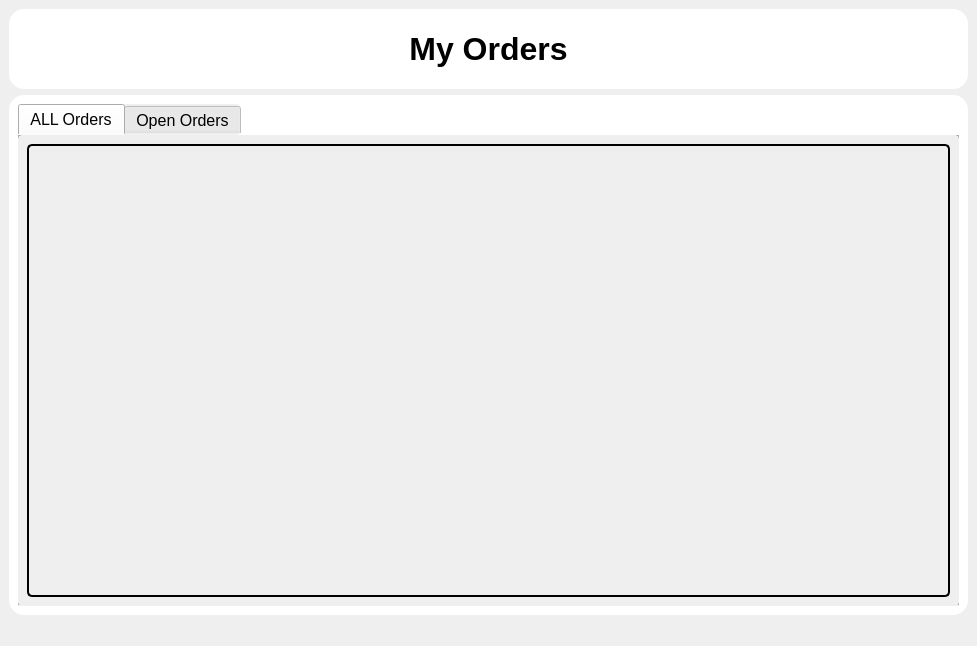
<?xml version="1.0" encoding="UTF-8"?>
<ui version="4.0">
 <class>myOrders</class>
 <widget class="QMainWindow" name="myOrders">
  <property name="geometry">
   <rect>
    <x>0</x>
    <y>0</y>
    <width>977</width>
    <height>646</height>
   </rect>
  </property>
  <property name="windowTitle">
   <string>MainWindow</string>
  </property>
  <property name="styleSheet">
   <string notr="true">background-color: rgb(239, 239, 239);</string>
  </property>
  <widget class="QWidget" name="centralwidget">
   <layout class="QVBoxLayout" name="verticalLayout">
    <item>
     <widget class="QLabel" name="label">
      <property name="minimumSize">
       <size>
        <width>0</width>
        <height>70</height>
       </size>
      </property>
      <property name="maximumSize">
       <size>
        <width>16777215</width>
        <height>80</height>
       </size>
      </property>
      <property name="font">
       <font>
        <pointsize>24</pointsize>
        <bold>true</bold>
       </font>
      </property>
      <property name="styleSheet">
       <string notr="true">QLabel{
	color: rgb(0, 0, 0);
	border-radius : 15px;
	background-color: white;
}</string>
      </property>
      <property name="text">
       <string>My Orders</string>
      </property>
      <property name="alignment">
       <set>Qt::AlignCenter</set>
      </property>
     </widget>
    </item>
    <item>
     <widget class="QFrame" name="frame">
      <property name="styleSheet">
       <string notr="true">QFrame{
	color: rgb(0, 0, 0);
	border-radius : 15px;
	background-color:  white;
}</string>
      </property>
      <property name="frameShape">
       <enum>QFrame::StyledPanel</enum>
      </property>
      <property name="frameShadow">
       <enum>QFrame::Raised</enum>
      </property>
      <layout class="QHBoxLayout" name="horizontalLayout">
       <item>
        <widget class="QTabWidget" name="myOrdersTabWidget">
         <property name="sizePolicy">
          <sizepolicy hsizetype="Preferred" vsizetype="Preferred">
           <horstretch>0</horstretch>
           <verstretch>0</verstretch>
          </sizepolicy>
         </property>
         <property name="font">
          <font>
           <pointsize>12</pointsize>
           <bold>false</bold>
          </font>
         </property>
         <property name="styleSheet">
          <string notr="true">QWidget{
	border-radius : 5px;
	background-color: rgb(239, 239, 239);
	color: rgb(0, 0, 0);
}
QWidget::selection{
	color: rgb(170, 255, 127);
}</string>
         </property>
         <property name="tabPosition">
          <enum>QTabWidget::North</enum>
         </property>
         <property name="tabShape">
          <enum>QTabWidget::Rounded</enum>
         </property>
         <property name="currentIndex">
          <number>0</number>
         </property>
         <widget class="QWidget" name="allOrdersWidget">
          <attribute name="title">
           <string>ALL Orders</string>
          </attribute>
          <layout class="QHBoxLayout" name="horizontalLayout_2">
           <item>
            <widget class="QListView" name="lsvAllOrders">
             <property name="font">
              <font>
               <pointsize>12</pointsize>
               <bold>true</bold>
              </font>
             </property>
             <property name="styleSheet">
              <string notr="true">QListView{
	border : 2px solid black;
	border-radius : 5px;
}</string>
             </property>
             <property name="alternatingRowColors">
              <bool>true</bool>
             </property>
             <property name="resizeMode">
              <enum>QListView::Adjust</enum>
             </property>
             <property name="spacing">
              <number>0</number>
             </property>
            </widget>
           </item>
          </layout>
         </widget>
         <widget class="QWidget" name="pendingOrdersWidget">
          <attribute name="title">
           <string>Open Orders</string>
          </attribute>
          <layout class="QHBoxLayout" name="horizontalLayout_3">
           <item>
            <widget class="QListView" name="lsvPendingOrders">
             <property name="font">
              <font>
               <pointsize>12</pointsize>
               <bold>true</bold>
              </font>
             </property>
             <property name="styleSheet">
              <string notr="true">QListView{
	border : 2px solid black;
	border-radius : 2px;
}</string>
             </property>
             <property name="alternatingRowColors">
              <bool>true</bool>
             </property>
            </widget>
           </item>
          </layout>
         </widget>
        </widget>
       </item>
      </layout>
     </widget>
    </item>
   </layout>
  </widget>
  <widget class="QMenuBar" name="menubar">
   <property name="geometry">
    <rect>
     <x>0</x>
     <y>0</y>
     <width>977</width>
     <height>25</height>
    </rect>
   </property>
  </widget>
  <widget class="QStatusBar" name="statusbar"/>
 </widget>
 <resources/>
 <connections/>
</ui>
